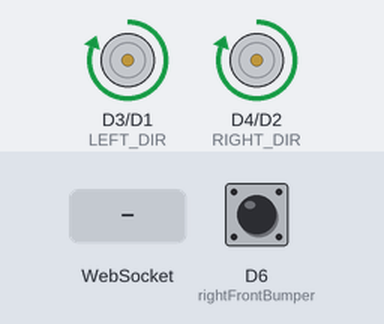
Simulated run of this sketch. Board: ESP8266 (NodeMCU). Shown: direction and speed pins drawn as motors (green arrow = direction pin HIGH = forward, orange = LOW = backward, longer = more drive). The test bench sets the inputs (shaded band); at power-on: D6 (rightFrontBumper) HIGH. What the sketch prints to the serial monitor is not drawn.

Above: at 2.8 s.
2.9 s: WebSocket text "left" received
4.5 s: WebSocket text "right" received
Timing chart, 0 to 7.5 s (numbered marks = the images above; inputs shaded):
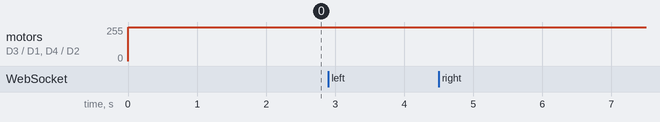

The sketch:

iot-car_bumpers02.ino
```cpp
#include <Arduino.h>

extern "C" {
#include "user_interface.h"
}


#include <ESP8266WiFi.h>
#include <WebSocketsServer.h>
#include <ESP8266WebServer.h>
//#include <ESP8266mDNS.h>
//#include <DNSServer.h>
#include <Hash.h>

char* HOSTNAME = "laheyBot";
char* WifiPASS = "thereIsNoSpoon";

#define LEFT_PWM  D1
#define LEFT_DIR  D3

#define RIGHT_PWM D2
#define RIGHT_DIR D4

int rightFrontBumper = D6;
int leftFrontBumper = D7;


ESP8266WebServer server = ESP8266WebServer(80);
WebSocketsServer webSocket = WebSocketsServer(81);

void Set_Speed(String MOTOR, int SPEED) {
    int dir = 0;
    if(SPEED < 0) {
        dir = 1;
        SPEED = SPEED * -1;
    }

    if(MOTOR == "left") {
        Serial.printf("Left - Speed: %u Direction %u \n", SPEED, dir);
        digitalWrite(LEFT_DIR, dir);
        analogWrite(LEFT_PWM, SPEED);
    } else if(MOTOR == "right") {
        Serial.printf("Right - Speed: %u Direction %u \n", SPEED, dir);
        digitalWrite(RIGHT_DIR, dir);
        analogWrite(RIGHT_PWM, SPEED);
    }
}

void webSocketEvent(uint8_t num, WStype_t type, uint8_t * payload, size_t lenght) {

    switch(type) {
        case WStype_DISCONNECTED:
            Serial.printf("[%u] Disconnected!\n", num);
            break;
        case WStype_CONNECTED: {
            IPAddress ip = webSocket.remoteIP(num);
            Serial.printf("[%u] Connected from %d.%d.%d.%d url: %s\n", num, ip[0], ip[1], ip[2], ip[3], payload);

            // send message to client
            webSocket.sendTXT(num, "Connected");
        }
            break;
        case WStype_TEXT:
            Serial.printf("[%u] get Text: %s\n", num, payload);
            String strpayload = (char*)payload;

            if(int location = strpayload.indexOf(':')) {
                String MOTOR = strpayload.substring(0, location);
                String SPEED = strpayload.substring(location+1);

                int intSPEED = SPEED.toInt();

                Set_Speed(MOTOR, intSPEED);
            }
            break;
    }

}


void setup() {
    Serial.begin(115200);
    pinMode(LEFT_PWM, OUTPUT);
    pinMode(LEFT_DIR, OUTPUT);
    pinMode(RIGHT_PWM, OUTPUT);
    pinMode(RIGHT_DIR, OUTPUT);

    analogWrite(LEFT_PWM, 0);
    analogWrite(RIGHT_PWM, 0);
    digitalWrite(LEFT_DIR, 0);
    digitalWrite(RIGHT_DIR, 0);

    pinMode(rightFrontBumper, INPUT_PULLUP);
    pinMode(leftFrontBumper, INPUT_PULLUP);


    // Start Wifi AP
    WiFi.mode(WIFI_AP_STA);
    WiFi.softAP(HOSTNAME, WifiPASS);


    // handle index -- HTTP Server
    server.on("/", []() {
        // send index.html
        server.send(200, "text/html", "<html><head><title>Joystick</title><meta content=\"width=device-width, initial-scale=1, max-width=device-width, max-scale=1\" name=\"viewport\"><script type=\"text/javascript\">function send(n){var o=parseInt(document.getElementById(n).value);console.log(n+\": \"+o.toString()),connection.send(n+\":\"+o.toString())}var connection=new WebSocket(\"ws://\"+location.hostname+\":81/\",[\"arduino\"]);connection.onopen=function(){connection.send(\"#Connect \"+new Date)},connection.onerror=function(n){console.log(\"WebSocket Error \",n)},connection.onmessage=function(n){console.log(\"WebSocket Message \",n.data)},document.addEventListener(\"DOMContentLoaded\",function(n){var o=document.getElementById(\"left\"),e=document.getElementById(\"right\");o.onmousedown=function(n){o.onmousemove=function(){send(\"left\")}},o.onmouseup=function(n){o.value=0,send(\"left\"),o.onmousemove=null},e.onmousedown=function(n){e.onmousemove=function(){send(\"right\")}},e.onmouseup=function(n){e.value=0,send(\"right\"),e.onmousemove=null},o.ontouchstart=function(n){o.ontouchmove=function(){send(\"left\")}},o.ontouchend=function(n){o.value=0,send(\"left\"),o.ontouchmove=null},e.ontouchstart=function(n){e.ontouchmove=function(){send(\"right\")}},e.ontouchend=function(n){e.value=0,send(\"right\"),e.ontouchmove=null}});var VirtualJoystick=function(t){t=t||{},this._container=t.container||document.body,this._strokeStyle=t.strokeStyle||\"cyan\",this._stickEl=t.stickElement||this._buildJoystickStick(),this._baseEl=t.baseElement||this._buildJoystickBase(),this._mouseSupport=void 0!==t.mouseSupport&&t.mouseSupport,this._stationaryBase=t.stationaryBase||!1,this._baseX=this._stickX=t.baseX||0,this._baseY=this._stickY=t.baseY||0,this._limitStickTravel=t.limitStickTravel||!1,this._stickRadius=void 0!==t.stickRadius?t.stickRadius:100,this._useCssTransform=void 0!==t.useCssTransform&&t.useCssTransform,this._container.style.position=\"relative\",this._container.appendChild(this._baseEl),this._baseEl.style.position=\"absolute\",this._baseEl.style.display=\"none\",this._container.appendChild(this._stickEl),this._stickEl.style.position=\"absolute\",this._stickEl.style.display=\"none\",this._pressed=!1,this._touchIdx=null,!0===this._stationaryBase&&(this._baseEl.style.display=\"\",this._baseEl.style.left=this._baseX-this._baseEl.width/2+\"px\",this._baseEl.style.top=this._baseY-this._baseEl.height/2+\"px\"),this._transform=!!this._useCssTransform&&this._getTransformProperty(),this._has3d=this._check3D();var s=function(t,s){return function(){return t.apply(s,arguments)}};this._$onTouchStart=s(this._onTouchStart,this),this._$onTouchEnd=s(this._onTouchEnd,this),this._$onTouchMove=s(this._onTouchMove,this),this._container.addEventListener(\"touchstart\",this._$onTouchStart,!1),this._container.addEventListener(\"touchend\",this._$onTouchEnd,!1),this._container.addEventListener(\"touchmove\",this._$onTouchMove,!1),this._mouseSupport&&(this._$onMouseDown=s(this._onMouseDown,this),this._$onMouseUp=s(this._onMouseUp,this),this._$onMouseMove=s(this._onMouseMove,this),this._container.addEventListener(\"mousedown\",this._$onMouseDown,!1),this._container.addEventListener(\"mouseup\",this._$onMouseUp,!1),this._container.addEventListener(\"mousemove\",this._$onMouseMove,!1))};VirtualJoystick.prototype.destroy=function(){this._container.removeChild(this._baseEl),this._container.removeChild(this._stickEl),this._container.removeEventListener(\"touchstart\",this._$onTouchStart,!1),this._container.removeEventListener(\"touchend\",this._$onTouchEnd,!1),this._container.removeEventListener(\"touchmove\",this._$onTouchMove,!1),this._mouseSupport&&(this._container.removeEventListener(\"mouseup\",this._$onMouseUp,!1),this._container.removeEventListener(\"mousedown\",this._$onMouseDown,!1),this._container.removeEventListener(\"mousemove\",this._$onMouseMove,!1))},VirtualJoystick.touchScreenAvailable=function(){return\"createTouch\"in document},function(t){t.addEventListener=function(t,s){return void 0===this._events&&(this._events={}),this._events[t]=this._events[t]||[],this._events[t].push(s),s},t.removeEventListener=function(t,s){void 0===this._events&&(this._events={}),t in this._events!=!1&&this._events[t].splice(this._events[t].indexOf(s),1)},t.dispatchEvent=function(t){if(void 0===this._events&&(this._events={}),void 0!==this._events[t])for(var s=this._events[t].slice(),i=0;i<s.length;i++){var e=s[i].apply(this,Array.prototype.slice.call(arguments,1));if(void 0!==e)return e}}}(VirtualJoystick.prototype),VirtualJoystick.prototype.deltaX=function(){return this._stickX-this._baseX},VirtualJoystick.prototype.deltaY=function(){return this._stickY-this._baseY},VirtualJoystick.prototype.up=function(){if(!1===this._pressed)return!1;var t=this.deltaX(),s=this.deltaY();return!(s>=0)&&!(Math.abs(t)>2*Math.abs(s))},VirtualJoystick.prototype.down=function(){if(!1===this._pressed)return!1;var t=this.deltaX(),s=this.deltaY();return!(s<=0)&&!(Math.abs(t)>2*Math.abs(s))},VirtualJoystick.prototype.right=function(){if(!1===this._pressed)return!1;var t=this.deltaX(),s=this.deltaY();return!(t<=0)&&!(Math.abs(s)>2*Math.abs(t))},VirtualJoystick.prototype.left=function(){if(!1===this._pressed)return!1;var t=this.deltaX(),s=this.deltaY();return!(t>=0)&&!(Math.abs(s)>2*Math.abs(t))},VirtualJoystick.prototype._onUp=function(){this._pressed=!1,this._stickEl.style.display=\"none\",0==this._stationaryBase&&(this._baseEl.style.display=\"none\",this._baseX=this._baseY=0,this._stickX=this._stickY=0)},VirtualJoystick.prototype._onDown=function(t,s){if(this._pressed=!0,0==this._stationaryBase&&(this._baseX=t,this._baseY=s,this._baseEl.style.display=\"\",this._move(this._baseEl.style,this._baseX-this._baseEl.width/2,this._baseY-this._baseEl.height/2)),this._stickX=t,this._stickY=s,!0===this._limitStickTravel){var i=this.deltaX(),e=this.deltaY(),o=Math.sqrt(i*i+e*e);if(o>this._stickRadius){var n=i/o,r=e/o;this._stickX=n*this._stickRadius+this._baseX,this._stickY=r*this._stickRadius+this._baseY}}this._stickEl.style.display=\"\",this._move(this._stickEl.style,this._stickX-this._stickEl.width/2,this._stickY-this._stickEl.height/2)},VirtualJoystick.prototype._onMove=function(t,s){if(!0===this._pressed){if(this._stickX=t,this._stickY=s,!0===this._limitStickTravel){var i=this.deltaX(),e=this.deltaY(),o=Math.sqrt(i*i+e*e);if(o>this._stickRadius){var n=i/o,r=e/o;this._stickX=n*this._stickRadius+this._baseX,this._stickY=r*this._stickRadius+this._baseY}}this._move(this._stickEl.style,this._stickX-this._stickEl.width/2,this._stickY-this._stickEl.height/2)}},VirtualJoystick.prototype._onMouseUp=function(t){return this._onUp()},VirtualJoystick.prototype._onMouseDown=function(t){t.preventDefault();var s=t.clientX,i=t.clientY;return this._onDown(s,i)},VirtualJoystick.prototype._onMouseMove=function(t){var s=t.clientX,i=t.clientY;return this._onMove(s,i)},VirtualJoystick.prototype._onTouchStart=function(t){if(null===this._touchIdx&&!1!==this.dispatchEvent(\"touchStartValidation\",t)){this.dispatchEvent(\"touchStart\",t),t.preventDefault();var s=t.changedTouches[0];this._touchIdx=s.identifier;var i=s.pageX,e=s.pageY;return this._onDown(i,e)}},VirtualJoystick.prototype._onTouchEnd=function(t){if(null!==this._touchIdx){this.dispatchEvent(\"touchEnd\",t);for(var s=t.changedTouches,i=0;i<s.length&&s[i].identifier!==this._touchIdx;i++);if(i!==s.length)return this._touchIdx=null,t.preventDefault(),this._onUp()}},VirtualJoystick.prototype._onTouchMove=function(t){if(null!==this._touchIdx){for(var s=t.changedTouches,i=0;i<s.length&&s[i].identifier!==this._touchIdx;i++);if(i!==s.length){var e=s[i];t.preventDefault();var o=e.pageX,n=e.pageY;return this._onMove(o,n)}}},VirtualJoystick.prototype._buildJoystickBase=function(){var t=document.createElement(\"canvas\");t.width=126,t.height=126;var s=t.getContext(\"2d\");return s.beginPath(),s.strokeStyle=this._strokeStyle,s.lineWidth=6,s.arc(t.width/2,t.width/2,40,0,2*Math.PI,!0),s.stroke(),s.beginPath(),s.strokeStyle=this._strokeStyle,s.lineWidth=2,s.arc(t.width/2,t.width/2,60,0,2*Math.PI,!0),s.stroke(),t},VirtualJoystick.prototype._buildJoystickStick=function(){var t=document.createElement(\"canvas\");t.width=86,t.height=86;var s=t.getContext(\"2d\");return s.beginPath(),s.strokeStyle=this._strokeStyle,s.lineWidth=6,s.arc(t.width/2,t.width/2,40,0,2*Math.PI,!0),s.stroke(),t},VirtualJoystick.prototype._move=function(t,s,i){this._transform?this._has3d?t[this._transform]=\"translate3d(\"+s+\"px,\"+i+\"px, 0)\":t[this._transform]=\"translate(\"+s+\"px,\"+i+\"px)\":(t.left=s+\"px\",t.top=i+\"px\")},VirtualJoystick.prototype._getTransformProperty=function(){for(var t,s=[\"webkitTransform\",\"MozTransform\",\"msTransform\",\"OTransform\",\"transform\"],i=document.createElement(\"p\"),e=0;e<s.length;e++)if(t=s[e],null!=i.style[t])return t},VirtualJoystick.prototype._check3D=function(){var t=this._getTransformProperty();if(!t||!window.getComputedStyle)return module.exports=!1;var s=document.createElement(\"div\");s.style[t]=\"translate3d(1px,1px,1px)\",document.body.insertBefore(s,null);var i=getComputedStyle(s).getPropertyValue({webkitTransform:\"-webkit-transform\",OTransform:\"-o-transform\",msTransform:\"-ms-transform\",MozTransform:\"-moz-transform\",transform:\"transform\"}[t]);return document.body.removeChild(s),null!=i&&i.length&&\"none\"!=i};</script></head><body style=\"overscroll-behavior:contain;position:fixed;max-width:100%;max-height:100%;margin:0px\"></body><script>function valBetween(t,n,e){return Math.min(e,Math.max(n,t))}var joystick=new VirtualJoystick({container:document.body,mouseSupport:!0});setInterval(function(){var t=joystick.deltaX(),n=joystick.deltaY();joystick.deltaX(),joystick.deltaY(),joystick.right(),joystick.up(),joystick.left(),joystick.down();x=valBetween(t/window.innerWidth*2e3,-1023,1023),y=valBetween(n/window.innerHeight*2e3,-1023,1023),m=\"left: \"+Math.min(-y,1023).toString(),console.log(m),connection.send(m),m=\"right: \"+Math.min(-y-x,1023).toString(),console.log(m),connection.send(m)},1/30*1e3);</script></html>");
    });

/*
    server.on("/act", []() {
        // send index.html
    }
  */
    server.begin();


    // start webSocket server
    webSocket.begin();
    webSocket.onEvent(webSocketEvent);

    // Add service to MDNS
   // MDNS.addService("http", "tcp", 80);
   // MDNS.addService("ws", "tcp", 81);

}

void loop() {
  if(digitalRead(rightFrontBumper) == HIGH || digitalRead(leftFrontBumper) == HIGH) {
    digitalWrite(LEFT_DIR, HIGH);
    digitalWrite(RIGHT_DIR, HIGH);
    analogWrite(LEFT_PWM, 1023);
    analogWrite(RIGHT_PWM, 1023);
    delay(1000);
  }
    webSocket.loop();
    server.handleClient();
}
```
